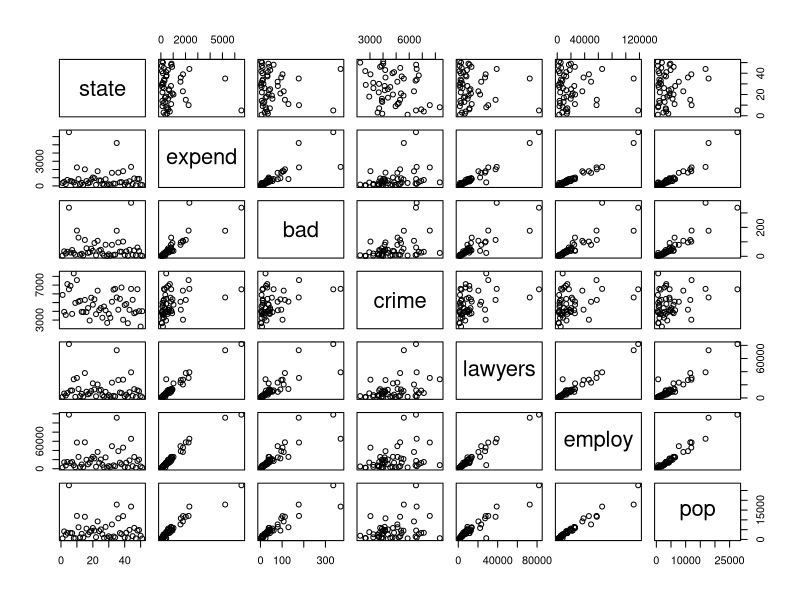
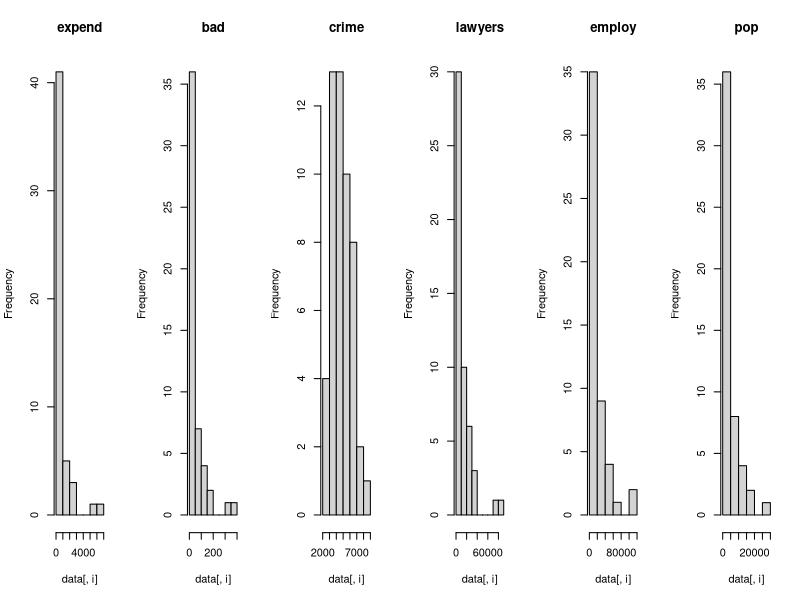
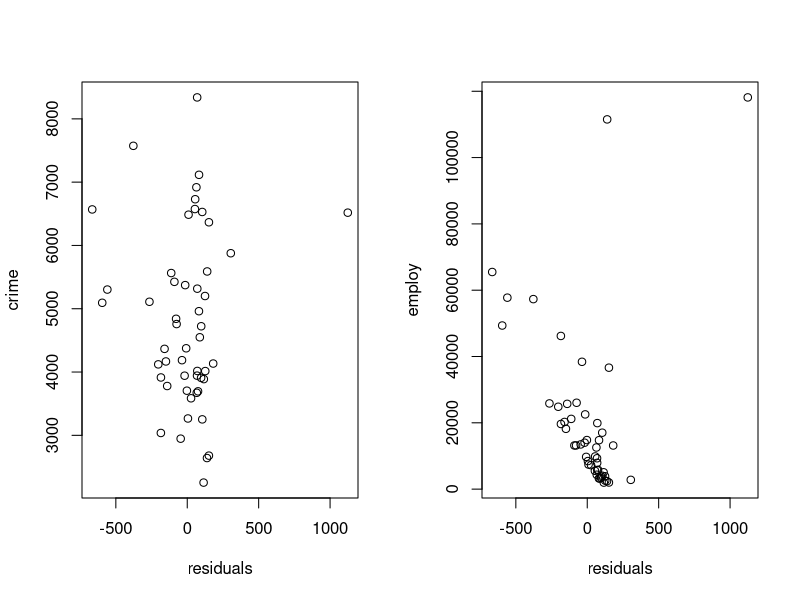

Source code (R) for these figures, in order: (Note: this script raises an error after producing the figures.)
## ---- chunk 1
knitr::opts_chunk$set(echo = TRUE)
## ---- chunk 2
data=read.table(file="expensescrime.txt",header=TRUE)
plot(data)
## ---- chunk 3
par(mfrow=c(1,ncol(data)-1)) # minus the state column
for (i in 2:ncol(data)) hist(data[,i],main=names(data)[i])
## ---- chunk 4
round(cor(data[,2:7]),2)
## ---- chunk 5
summary(lm(expend~bad,data=data))
summary(lm(expend~crime,data=data))
summary(lm(expend~lawyers,data=data))
summary(lm(expend~employ,data=data))
summary(lm(expend~pop,data=data))
summary(lm(expend~bad+employ,data=data))
summary(lm(expend~crime+employ,data=data))
summary(lm(expend~bad+crime+employ,data=data))
## ---- chunk 6
summary(lm(expend~bad+crime+lawyers+employ+pop,data=data))
summary(lm(expend~bad+lawyers+employ+pop,data=data))
summary(lm(expend~bad+lawyers+employ,data=data))
summary(lm(expend~lawyers+employ, data=data))
## ---- chunk 7
#1 Scatter plot: plot Y against each Xk separately
# see a)

#2 Scatter plot of residuals against each Xk in the model separately.
expendlm = lm(expend~crime+employ,data=data)
par(mfrow=c(1,2))
plot(residuals(expendlm),data[,4],xlab="residuals",ylab="crime")
plot(residuals(expendlm),data[,6],xlab="residuals",ylab="employ")

#3 Added variable plot of residuals of Xj against residuals of Y with omitted Xj
par(mfrow=c(2,3))
x = residuals(lm(bad~employ+crime))
y = residuals(lm(expend~employ+crime))
plot(x,y,main="Added variable plot for bad")
x = residuals(lm(crime~bad+lawyers+pop))
y = residuals(lm(expend~bad+lawyers+pop))
plot(x,y,main="Added variable plot for crime")
x = residuals(lm(lawyers~employ+crime))
y = residuals(lm(expend~employ+crime))
plot(x,y,main="Added variable plot for lawyers")
x = residuals(lm(employ~bad+lawyers+pop))
y = residuals(lm(expend~bad+lawyers+pop))
plot(x,y,main="Added variable plot for employ")
x = residuals(lm(pop~employ+crime))
y = residuals(lm(expend~employ+crime))
plot(x,y,main="Added variable plot for pop")

#4 Scatter plot of residuals against each Xk not in the model separately
plot(residuals(expendlm),data[,3])
plot(residuals(expendlm),data[,5])
plot(residuals(expendlm),data[,7])

#5 Scatterplot of residuals against Y and Y^
plot(residuals(expendlm),data[,2])
plot(residuals(expendlm),fitted(expendlm))

#6 normal QQ-plot of the residuals and Shapiro-Wilk's method
qqnorm(residuals(expendlm))
shapiro.test(residuals(expendlm))
